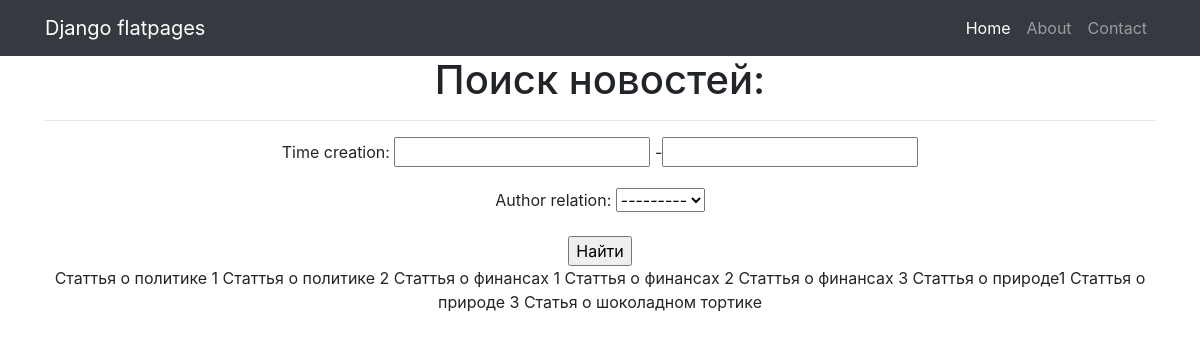
The app's page /news/search/ with its own data.
### news/models.py (models this page shows, shortened)
class Post(models.Model):
    NEWS = 'NW'
    ARTICLE = 'AR'
    CATEGORY_CHOICES = (
        (NEWS, 'Нвовсть'),
        (ARTICLE, 'Статья')
    )
    category_type = models.CharField(max_length=2, choices=CATEGORY_CHOICES, default=ARTICLE)
    time_creation = models.DateTimeField(auto_now_add=True) # автоматичиски запоминает время создания
    title = models.CharField(max_length=256, verbose_name= 'заглавие') #обезательный аргумент в CharField (обозначает макс количество символов, имя в админке
    text = models.TextField(blank=True, editable=True) #blank - позволяет оставить поле пустым, editable - в дефолте True если False запрещает изменять значение в админке
    rating = models.SmallIntegerField(default=0)
    author_relation = models.ForeignKey(Author, on_delete=models.CASCADE)
    post_category_relation = models.ManyToManyField(Category, through='PostCategory')
    class Meta: # Класс дозволяє в адмінці прописати назви моделей в однині і в множині
        verbose_name = 'Пост'
        verbose_name_plural = 'Посты'

### news/views.py (the view)
# urls.py: path('search/', SearchList.as_view()),
class SearchList(ListView):
    model = Post
    template_name = 'search.html'
    def get_context_data(self, **kwargs):
        context = super().get_context_data(**kwargs)
        context['filter'] = DateFilter(self.request.GET, queryset=self.get_queryset())
        return context

### news/models.py (called while the page is built)
    def __str__(self):
        return f'{self.user_relation.username}'

### template/search.html (shortened to what this page needs)
{% extends 'default.html' %}
{% load custom_filters %}
{% block content %}
    <h1>Поиск новостей:</h1>
    <hr>
<form method="get">
    {{ filter.form.as_p }}
    <input type="submit" value="Найти"/>
</form>
    {% for obj in filter.qs %}
        {{ obj.title }}
    {% endfor %}
{% endblock %}

### template/default.html (shortened to what this page needs)
{% load static %}
<!DOCTYPE html>
<html lang="en">
<head>
  <link href="{% static 'vendor/bootstrap/css/bootstrap.min.css' %}" rel="stylesheet">
</head>
<body>
  <nav class="navbar navbar-expand-lg navbar-dark bg-dark static-top">
    <div class="container">
      <a class="navbar-brand" href="#">Django flatpages</a>
      <div class="collapse navbar-collapse" id="navbarResponsive">
        <ul class="navbar-nav ml-auto">
          <li class="nav-item active">
            <a class="nav-link" href="#">Home
            </a>
          </li>
          <li class="nav-item">
            <a class="nav-link" href="/about/">About</a>
          </li>
          <li class="nav-item">
            <a class="nav-link" href="/contacts/">Contact</a>
          </li>
        </ul>
      </div>
    </div>
  </nav>
  <div class="container">
    <div class="row">
      <div class="col-lg-12 text-center">
       {% block content %}{% endblock content %}
      </div>
    </div>
  </div>
</body>
</html>

### records on screen
Post: title "Статтья о политике 1"
Post: title "Статтья о политике 2"
Post: title "Статтья о финансах 1"
Post: title "Статтья о финансах 2"
Post: title "Статтья о финансах 3"
Post: title "Статтья о природе1"
Post: title "Статтья о природе 3"
Post: title "Статья о шоколадном тортике"
